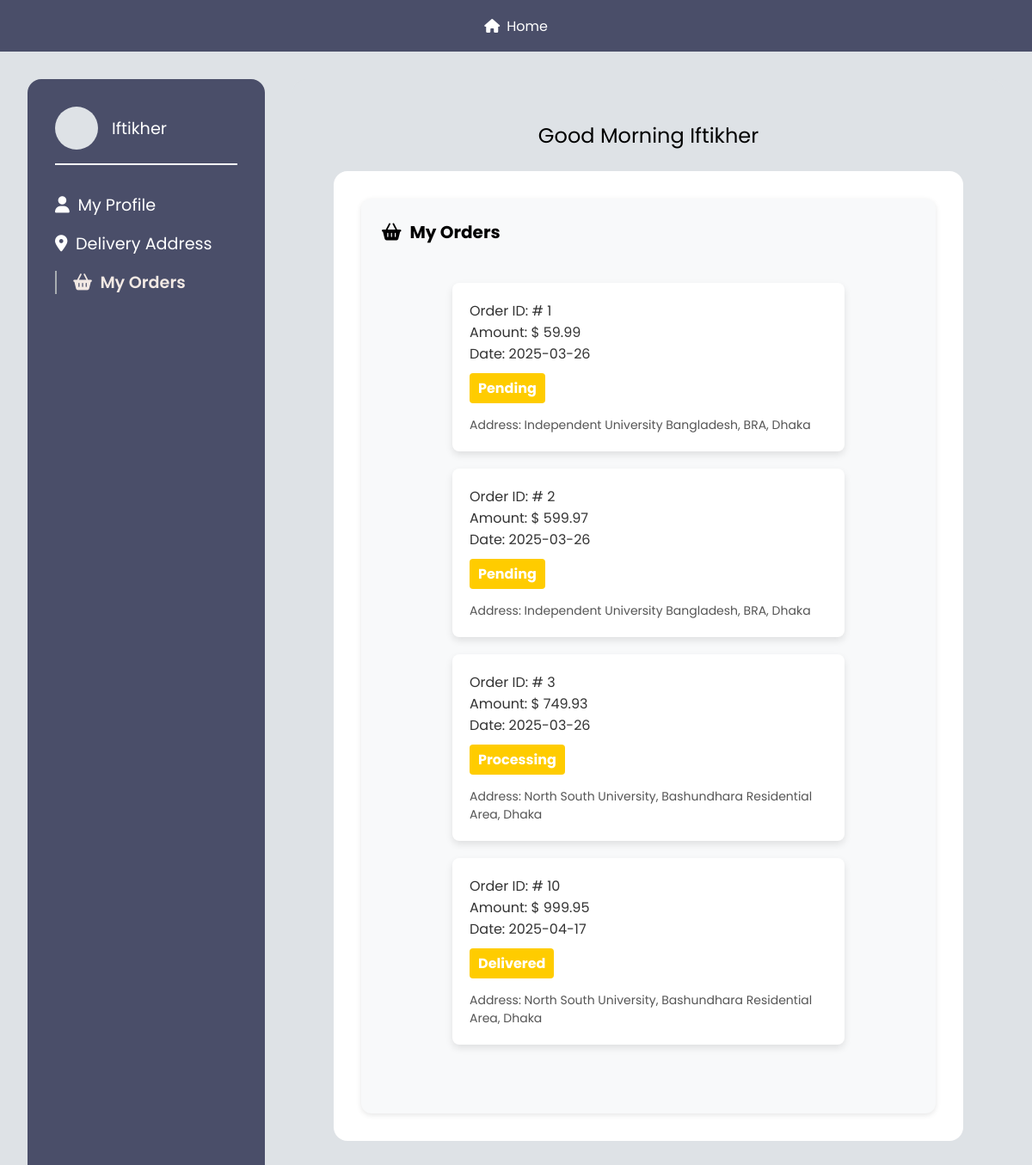
/Client/Pages/my_profile.php?my_orders=true (signed in), run on the app's committed database.
### tables this page shows
CREATE TABLE `orders` (
  `order_id` int(11) NOT NULL,
  `customer_id` int(11) NOT NULL,
  `address_id` int(11) NOT NULL,
  `total_price` decimal(10,2) NOT NULL CHECK (`total_price` >= 0),
  `status` enum('pending','processing','out_for_delivery','delivered') NOT NULL DEFAULT 'pending',
  `created_at` timestamp NOT NULL DEFAULT current_timestamp()
);

CREATE TABLE `delivery_addresses` (
  `address_id` int(11) NOT NULL,
  `customer_id` int(11) NOT NULL,
  `address` varchar(255) DEFAULT NULL
);

### Client/php/my_profile/read_order.php (called while the page is built, shortened)
<?php
$customer_id = (int)$_SESSION['customer_id'];
include_once __DIR__ . "/../config.php";
$sql = "
select o.order_id, o.total_price, o.status, date(o.created_at) as date, a.address
from orders o
inner join delivery_addresses a
on o.address_id = a.address_id
where o.customer_id = ?;
";
$stmt = $conn->prepare($sql);
$stmt->bind_param("i", $customer_id);
$stmt->execute();
$result = $stmt->get_result();
?>

### Client/Pages/my_profile.php (the view, shortened to what this page needs)
<?php
$first_name = $_SESSION['first_name'];
include_once __DIR__ . "/../php/functions.php";
if(isset($_GET['profile'])){
  include __DIR__ . "/../php/my_profile/read_profile.php";
} else if(isset($_GET['address'])) {
  include __DIR__ . "/../php/my_profile/read_address.php";
} else if(isset($_GET['my_orders'])) {
  include __DIR__ . "/../php/my_profile/read_order.php";
}
?>
<!DOCTYPE html>
<html lang="en">
<head>
  <link rel="stylesheet" href="../Styles/my_profile.css" />
  <link rel="stylesheet" href="https://cdnjs.cloudflare.com/ajax/libs/font-awesome/6.7.2/css/all.min.css"
 />
</head>
<body>
  <div class="navbar">
    <a href="../index.php"><i class="fa-solid fa-house"></i>Home</a>
  </div>
  <section class="container">
    <div class="sidebar">
      <div class="sidebar-header">
        <div class="logo"></div>
        <div class="writing">
          <p>
            <?= ucfirst($first_name)?>
          </p>
        </div>
      </div>
      <div class="sidebar-list">
        <ul>
          <li><a href="my_profile.php?profile=true" id="profile-link"
              class="<?= (isset($_GET['profile'])) ? 'active': ''?>"><i class="fa-solid fa-user"></i>My
              Profile</a></li>
          <li><a href="my_profile.php?address=true" id="address-link"
              class="<?= (isset($_GET['address'])) ? 'active': ''?>"><i class="fa-solid fa-location-dot"></i>Delivery
              Address</a></li>
          <li><a href="my_profile.php?my_orders=true" id="orders-link"
              class="<?= (isset($_GET['my_orders'])) ? 'active': ''?>"><i class="fa-solid fa-basket-shopping"></i>My
              Orders</a></li>
        </ul>
      </div>
    </div>
    <div class="content-area">
      <p>Good Morning
        <?= ucfirst($first_name) ?>
      </p>
      <div class="display-box" id="display-box">
        <?php if(isset($_GET['profile'])): ?>
        <div class="profile-form-container">
          <div class="profile-form-header">
            <h2><i class="fa-solid fa-user"></i>My Profile</h2>
            <i onclick="getEnabled()" class="fa-solid fa-pen-to-square" id="edit-icon"></i>
          </div>
          <form id="profile-form" action="../php/my_profile/update_profile.php" method="POST">
            <div class="profile-form-row">
              <div class="form-group">
                <label for="firstName">First Name</label>
                <input type="text" id="firstName" name="fname" placeholder="first name" value="<?= $fname ?>"
                  disabled />
              </div>
              <div class="form-group">
                <label for="lastName">Last Name</label>
                <input type="text" id="lastName" name="lname" placeholder="last name" value="<?= $lname ?>" disabled />
              </div>
            </div>
            <div class="profile-form-row">
              <div class="form-group">
                <label for="email">Email</label>
                <input type="email" id="email" name="email" placeholder="Email" value="<?= $email ?>" disabled />
              </div>
              <div class="form-group">
                <label for="contactNumber">Contact Number</label>
                <input type="text" id="contactNumber" name="contact" placeholder="Contact Number"
                  value="<?= $contact ?>" disabled />
              </div>
            </div>
            <div class="profile-form-row">
              <div class="form-group">
                <label>Birthdate</label>
                <input type="date" id="dob" placeholder="date of birth" name="dob" value="<?= $dob ?>" disabled />
              </div>
              <div class="form-group gender-group">
                <label>Gender</label>
                <div class="gender-options">
                  <label><input type="radio" name="gender" value="M" <?=($gender=='M' )?'checked': '' ?> disabled />
                    Male</label>
                  <label><input type="radio" name="gender" value="F" <?=($gender=='F' )?'checked': '' ?> disabled />
                    Female</label>
                  <label><input type="radio" name="gender" value="O" <?=($gender=='O' )?'checked': '' ?> disabled />
                    Other</label>
                </div>
              </div>
            </div>
            <div class="form-group">
              <input type="hidden" name="id" value="<?= $customer_id ?>">
              <button id="saveBtn" class="button" type="submit" name="save" disabled>Save</button>
            </div>
          </form>
        </div>
        <?php elseif(isset($_GET['my_orders'])) : ?>
        <div class="profile-form-container">
          <div class="profile-form-header">
            <h2><i class="fa-solid fa-basket-shopping"></i>My Orders</h2>
          </div>
          <div id="order-list" class="profile-form-row">
            <div class="order-list">
              <?php while($row = $result->fetch_assoc()): ?>
              <div class="order-card">
                <div class="order-info">
                  <span class="order-id">Order ID: #
                    <?= $row['order_id']?>
                  </span>
                  <span class="order-amount">Amount: $
                    <?= $row['total_price']?>
                  </span>
                  <span class="order-date">Date:
                    <?= $row['date']?>
                  </span>
                </div>
                <div class="order-status">
                  <span class="status pending">
                    <?= ucfirst($row['status'])?>
                  </span>
                </div>
                <div class="order-address">
                  <span>Address:
                    <?= $row['address']?>
                  </span>
                </div>
              </div>
              <?php endwhile; ?>
            </div>
          </div>
          <?php endif; ?>
        </div>
      </div>
  </section>
</body>
</html>

### Client/Styles/my_profile.css (style rules this page uses)
* { margin: 0; padding: 0; box-sizing: border-box; }
body, html { min-width: fit-content; min-height: fit-content; overflow-x: hidden; }
body { font-family: "Poppins", sans-serif; background-color: #f8f9fa; }
.navbar { width: 100%; height: 60px; background-color: #4a4e69; color: #fff; display: flex; align-items: center; justify-content: center; }
.navbar a { text-decoration: none; color: #ffffff; transition: all 300ms ease 0s; }
.container { display: grid; grid-template-columns: 1fr; gap: 1rem; padding: 1rem; min-height: calc(100vh - 60px); background-color: #dee2e6; }
.sidebar { background-color: #4a4e69; border-radius: 1rem; padding: 1.5rem; color: #fff; display: flex; flex-direction: column; gap: 2rem; font-size: 1.2rem; }
.sidebar-header { display: flex; align-items: center; gap: 1rem; padding-bottom: 1rem; border-bottom: 2px solid #fff; }
.sidebar-header .logo { height: 50px; width: 50px; border-radius: 50%; background-color: #dee2e6; }
.sidebar-list ul { list-style: none; display: flex; flex-direction: column; gap: 1rem; }
.sidebar-list li a { text-decoration: none; color: inherit; transition: all 0.3s; }
.fa-user, .fa-location-dot, .fa-basket-shopping, .fa-house { margin-right: 0.5em; }
.sidebar-list li a.active { font-weight: 600; color: #F2E9E4; padding-left: 1em; border-left: 2px solid #a8adb1; }
.content-area { background-color: #dee2e6; border-radius: 1rem; padding: 2rem; display: flex; flex-direction: column; gap: 1.5rem; text-align: center; }
.content-area p { font-size: 1.5rem; }
.display-box { background-color: #fff; border-radius: 1rem; flex: 1; min-height: 300px; padding: 2rem; text-align: left; }
@media (min-width: 768px) { .container { grid-template-columns: 1fr 3fr; padding: 2rem; gap: 2rem; } }
@media (min-width: 768px) { .sidebar { padding: 2rem; } }
@media (min-width: 768px) { .content-area { padding: 3rem; } }
.profile-form-container, .address-form-container { background-color: #f8f9fa; border-radius: 0.75rem; padding: 1.5rem; min-width: 100%; margin: 0 auto; box-shadow: 0 2px 6px rgba(0, 0, 0, 0.1); }
.profile-form-header, .address-form-header { display: flex; justify-content: space-between; align-items: center; margin-bottom: 1.5rem; }
.profile-form-header h2 { margin: 0; font-size: 1.25rem; }
.profile-form-row, .address-form-row { display: flex; gap: 1rem; margin-bottom: 1rem; }
.order-list { width: 80%; margin: 0 auto; padding: 20px; }
.order-card { background-color: #fff; margin-bottom: 20px; padding: 20px; border-radius: 8px; box-shadow: 0 4px 8px rgba(0, 0, 0, 0.1); position: relative; overflow: hidden; transition: transform 0.3s ease-in-out; }
.order-info { margin-bottom: 10px; }
.order-info span { display: block; font-size: 16px; color: #333; }
.order-status { margin-bottom: 15px; }
.status { padding: 5px 10px; border-radius: 4px; font-weight: bold; display: inline-block; }
.status.pending { background-color: #ffcc00; color: #fff; }
.order-address { font-size: 14px; color: #555; }

### data on the page
orders: order_id "1", total_price "59.99", date "2025-03-26", status "Pending", address.address "Independent University Bangladesh, BRA, Dhaka"
orders: order_id "2", total_price "599.97", date "2025-03-26", status "Pending", address.address "Independent University Bangladesh, BRA, Dhaka"
orders: order_id "3", total_price "749.93", date "2025-03-26", status "Processing", address.address "North South University, Bashundhara Residential Area, Dhaka"
orders: order_id "10", total_price "999.95", date "2025-04-17", status "Delivered", address.address "North South University, Bashundhara Residential Area, Dhaka"

### other printed values
$first_name "Iftikher"
